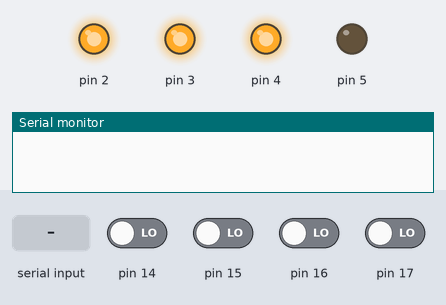
Simulated run of this sketch. Board: Arduino Uno, built with avr-gcc and run on an emulated ATmega328P. On the bench: output pins drawn as LEDs (lit = HIGH), the last lines printed to the serial monitor. Inputs (shaded band) come from the test bench; at power-on: pin 14–17 LOW.

Above: at 1.2 s.
1.3 s: "r" received over Serial
At 2.5 s:
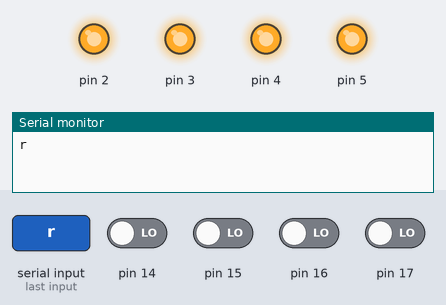
9.6 s: "l" received over Serial
At 10.1 s:
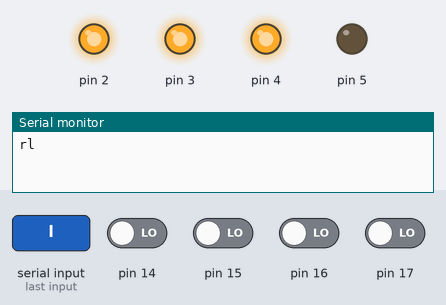
Timing chart, 0 to 12.3 s (numbered marks = the images above; inputs shaded):
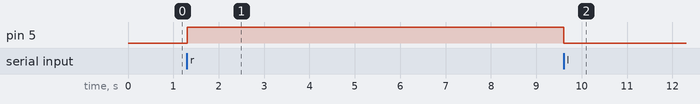

The sketch:

ca80typer_ardu.ino
```cpp
#define ZK_01  0x06  // 1 1 0
#define ZK_02  0x05  // 1 0 1
#define ZK_03  0x03  // 0 1 1

#define ZK_04   0x07
#define ZK_05   0x08
#define ZK_06   0x06
#define ZK_07   0x09
#define ZK_08   0x0F
#define ZK_09   0x0A
#define ZK_10   0x0B
#define ZK_11   0x0C
#define ZK_12   0x0D
#define ZK_13   0x0E

#define HOLD_TIME  15000

unsigned char kbdState[ 0x10 ]; // bitowy obraz matrycy kbd
int keyPressedCounter = 0;    // licznik przytrzymania klaw.
char rxByte = 0x00;         //znaczek z mastera
unsigned char select = 0;   // indeks hashmapy klawiatury
int kbdLock = 1; // inicjalnie blokuj kbd przed czlowiekiem

void setup() {
  DDRC  = 0b00000000;  // C-in
  DDRD  = 0b00111100;  // D-2/5 out
  PORTD = 0b00011100;
  // zwolnienie klawiszy
  memset ( kbdState, 7, sizeof( kbdState ) );
  Serial.begin( 9600 );
}

void loop() {
  select = PINC & 0x0F; // stan skanowania z CA80
  PORTD = ( kbdLock ? 0x00 : 0x20 ) | ( kbdState[ select ] << 2 );
  if ( Serial.available() > 0 ) {
      rxByte = Serial.read();
      switch ( rxByte ) {
        case 'r':
                DDRD  = 0b00100000; // linie kbd na IN
                PORTD = 0b00100000; // zgas diodke
                kbdLock = 0;
                break;
        case 'l':
                DDRD  = 0b00111100; // kbd na out
                PORTD = 0b00011100; // zapal diodke
                kbdLock = 1;
                break;
        case 'm': kbdState[ ZK_06 ] = ZK_02;  break;
        case '0': kbdState[ ZK_11 ] = ZK_01;  break;
        case '1': kbdState[ ZK_12 ] = ZK_01;  break;
        case '2': kbdState[ ZK_13 ] = ZK_03;  break;
        case '3': kbdState[ ZK_13 ] = ZK_02;  break;
        case '4': kbdState[ ZK_11 ] = ZK_03;  break;
        case '5': kbdState[ ZK_10 ] = ZK_03;  break;
        case '6': kbdState[ ZK_10 ] = ZK_02;  break;
        case '7': kbdState[ ZK_11 ] = ZK_02;  break;
        case '8': kbdState[ ZK_08 ] = ZK_03;  break;
        case '9': kbdState[ ZK_07 ] = ZK_03;  break;
        case 'a': kbdState[ ZK_07 ] = ZK_02;  break;
        case 'b': kbdState[ ZK_08 ] = ZK_02;  break;
        case 'c': kbdState[ ZK_05 ] = ZK_03;  break;
        case 'd': kbdState[ ZK_04 ] = ZK_03;  break;
        case 'e': kbdState[ ZK_04 ] = ZK_02;  break;
        case 'f': kbdState[ ZK_05 ] = ZK_02;  break;
        case 'g': kbdState[ ZK_09 ] = ZK_02;  break;
        case '.': kbdState[ ZK_12 ] = ZK_02;  break;
        case '=': kbdState[ ZK_13 ] = ZK_01;  break;
        default: rxByte = 0x00;  break;
      }
      if ( rxByte ) {
        // "wciskaj" tylko zdefiniowane klawisze
        keyPressedCounter = HOLD_TIME;
      }
  }
  if ( keyPressedCounter != 0 ) {
    keyPressedCounter--;
    if ( keyPressedCounter == 0 ) {
      // "zwolnij" klawisz
      memset ( kbdState, 7, sizeof( kbdState ) );
      Serial.write( rxByte ); // echo
    }
  }
}
```

Measured:
- after the input at 1.3 s, pin 5: LOW → HIGH at once
- after the input at 9.6 s, pin 5: HIGH → LOW at once
